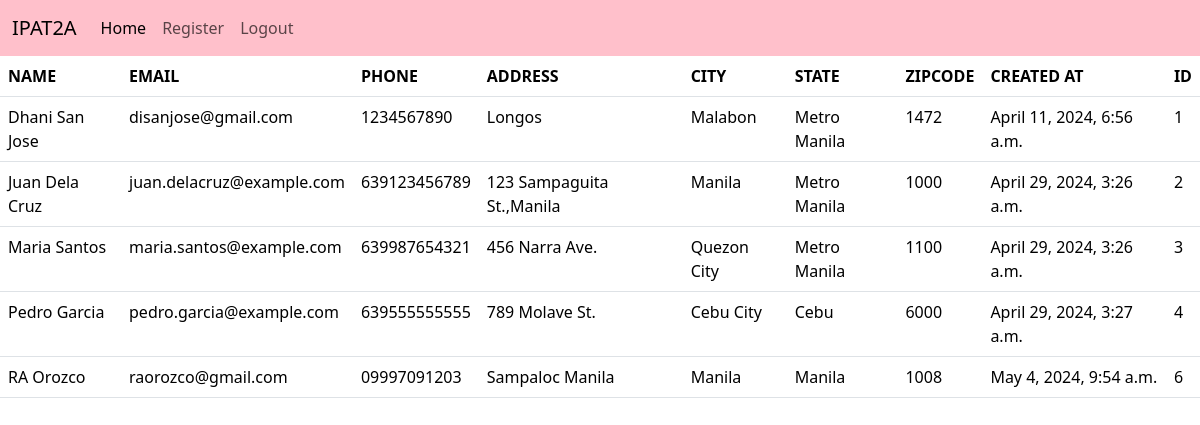
The app's page / (signed in) with its own data.
### dcrm/models.py (models this page shows, shortened)
class Record(models.Model):
    created_at = models.DateTimeField(auto_now_add=True)
    first_name = models.CharField(max_length=50)
    last_name =  models.CharField(max_length=50)
    email =  models.CharField(max_length=100)
    phone = models.CharField(max_length=15)
    address =  models.CharField(max_length=100)
    city =  models.CharField(max_length=50)
    state =  models.CharField(max_length=50)
    zipcode =  models.CharField(max_length=20)

### dcrm/views.py (the view, shortened to what this page needs)
# urls.py: 2. Add a URL to urlpatterns:  path('', views.home, name='home')
def home(request):
    records = Record.objects.all()
    return render(request, 'home.html', {'records':records})

### dcrm/templates/home.html (shortened to what this page needs)
{% extends 'base.html' %}
{% block content %}
{% if user.is_authenticated %}
<table class="table">
    <thead>
        <tr>
        <th>NAME</th>
        <th>EMAIL</th>
        <th>PHONE</th>
        <th>ADDRESS</th>
        <th>CITY</th>
        <th>STATE</th>
        <th>ZIPCODE</th>
        <th>CREATED AT</th>
        <th>ID</th>
    </tr>
    </thead>
<tbody>
    {% if records %}
        {% for record in records %}
            <tr>
                <td>{{ record.first_name }} {{record.last_name}}</td>
                <td>{{ record.email }}</td>
                <td>{{ record.phone }}</td>
                <td>{{ record.address }}</td>
                <td>{{ record.city }}</td>
                <td>{{ record.state }}</td>
                <td>{{ record.zipcode }}</td>
                <td>{{ record.created_at }}</td>
                <td>{{ record.id }}</td>
            </tr>
        {% endfor %}
    {% endif %}
</tbody>
</table>
{% endif %}
{% endblock %}

### dcrm/templates/base.html (shortened to what this page needs)
<!doctype html>
<html lang="en">
  <head>
    <link href="https://cdn.jsdelivr.net/npm/bootstrap@5.3.3/dist/css/bootstrap.min.css" rel="stylesheet">
  </head>
  {% include 'navbar.html' %}
  <body>
    {% block content %}
    {% endblock content %}
  </body>
</html>

### dcrm/templates/navbar.html (shortened to what this page needs)
<nav class="navbar navbar-expand-lg bg-pink" >
    <div class="container-fluid">
      <a class="navbar-brand" href="#">IPAT2A</a>
      <div class="collapse navbar-collapse" id="navbarNav">
        <ul class="navbar-nav">
          <li class="nav-item">
            <a class="nav-link active" aria-current="page" href="{% url 'home' %}">Home</a>
          </li>
          <li class="nav-item">
            <a class="nav-link" href="{% url 'register' %}">Register</a>
          </li>
          <li class="nav-item">
            <a class="nav-link" href="{% url 'logout' %}">Logout</a>
          </li>
        </ul>
      </div>
    </div>
  </nav>

### dcrm/templates/navbar.html (style rules this page uses)
.bg-pink { background-color: pink !important; }

### records on screen
Record: first_name "Dhani", last_name "San Jose", email "disanjose@gmail.com", phone "1234567890", address "Longos", city "Malabon", state "Metro Manila", zipcode "1472", created_at "April 11, 2024, 6:56 a.m.", id "1"
Record: first_name "Juan", last_name "Dela Cruz", email "juan.delacruz@example.com", phone "639123456789", address "123 Sampaguita St.,Manila", city "Manila", state "Metro Manila", zipcode "1000", created_at "April 29, 2024, 3:26 a.m.", id "2"
Record: first_name "Maria", last_name "Santos", email "maria.santos@example.com", phone "639987654321", address "456 Narra Ave.", city "Quezon City", state "Metro Manila", zipcode "1100", created_at "April 29, 2024, 3:26 a.m.", id "3"
Record: first_name "Pedro", last_name "Garcia", email "pedro.garcia@example.com", phone "639555555555", address "789 Molave St.", city "Cebu City", state "Cebu", zipcode "6000", created_at "April 29, 2024, 3:27 a.m.", id "4"
Record: first_name "RA", last_name "Orozco", email "raorozco@gmail.com", phone "09997091203", address "Sampaloc Manila", city "Manila", state "Manila", zipcode "1008", created_at "May 4, 2024, 9:54 a.m.", id "6"
